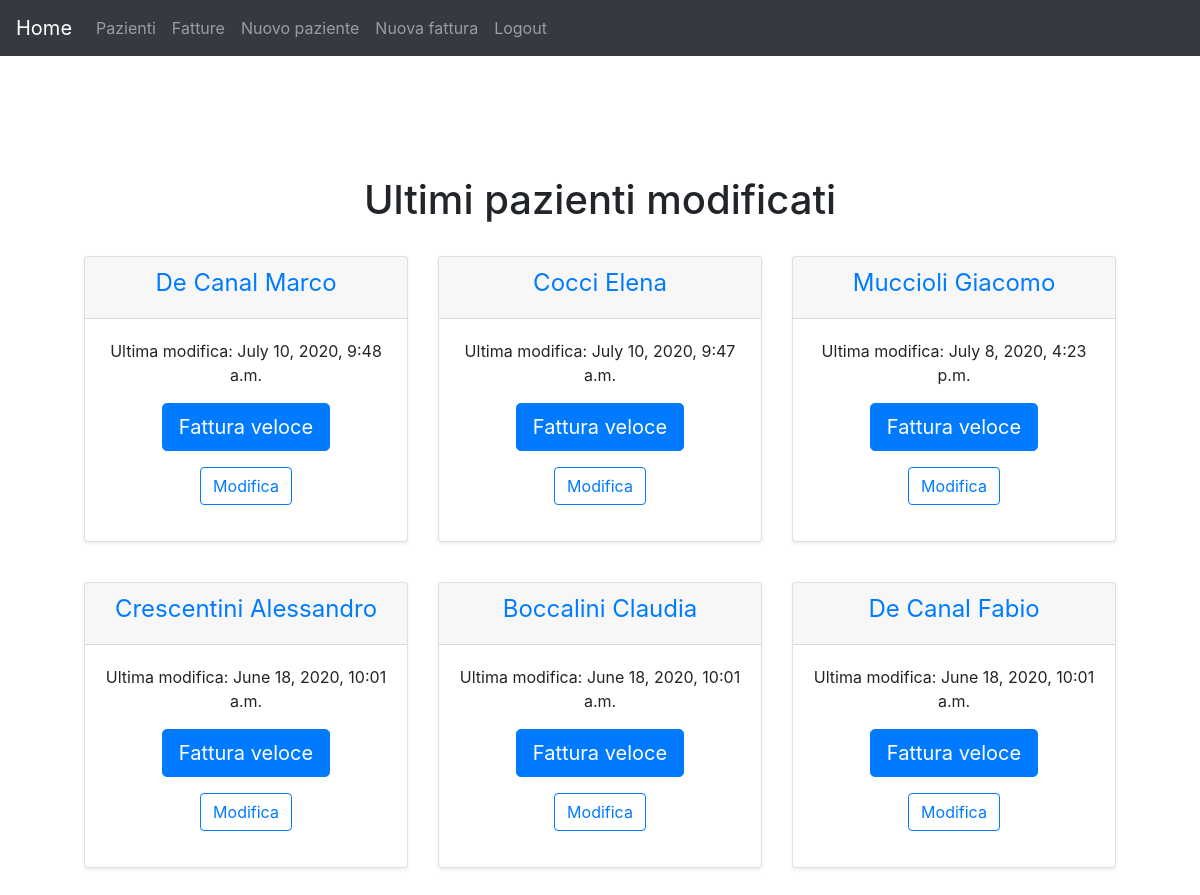
Page /gestione/ (signed in) on the earlier database version.
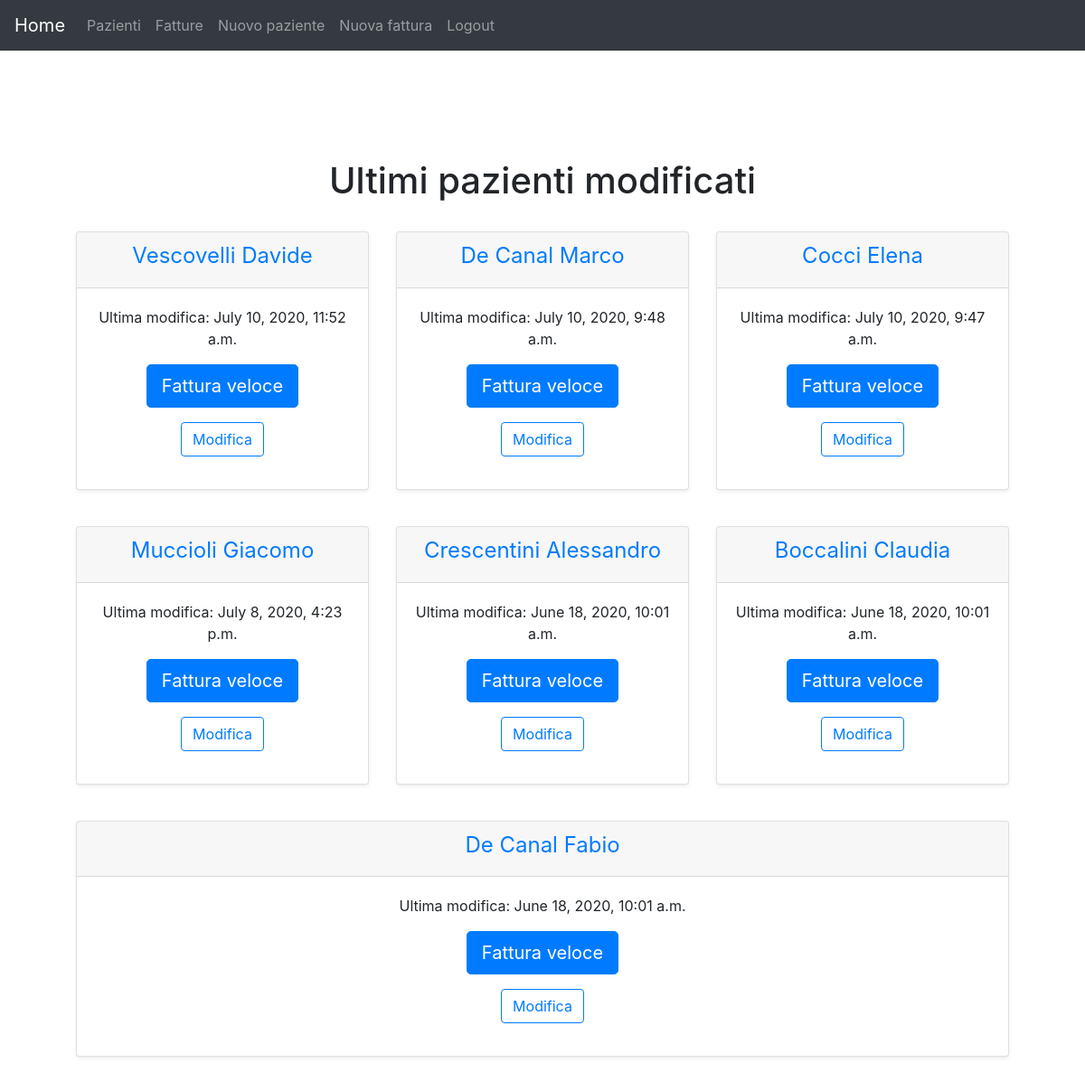
Same page on the later database version.
### gestione/models.py (models this page shows)
class Paziente(models.Model):
	cognome = models.CharField(max_length = 100, help_text = 'Cognome')
	nome = models.CharField(max_length = 100, help_text = 'Nome')
	codfisc = models.CharField("Codice fiscale", max_length = 16, help_text = 'Codice fiscale', blank = True)
	piva = models.CharField('Partita Iva', max_length = 50, help_text = 'P. Iva', blank = True)
	paese = models.CharField('Città', max_length = 100, help_text = 'Città', blank = True)
	provincia = models.CharField(max_length = 2, help_text = 'Prov.', blank = True)
	cap = models.CharField('CAP', max_length = 5, help_text = 'CAP', blank = True)
	via = models.CharField(max_length = 100, help_text = 'Via', blank = True)
	civico = models.CharField('N. civico', max_length = 30, help_text = 'N. civico', blank = True)
	telefono = models.CharField(max_length = 25, help_text = 'Telefono', blank = True)
	email = models.EmailField(help_text = 'email', blank = True)
	data_nascita  = models.DateField('Data di nascita', help_text = 'Data di nascita <em>YYYY-MM-DD</em>.', blank = True, null=True)
	paese_nascita = models.CharField('Città di nascita', max_length = 100, help_text = 'Città di nascita', blank = True)
	provincia_nascita = models.CharField('Provincia di nascita',max_length = 2, help_text = 'Prov. di nascita', blank = True)
	prezzo = models.DecimalField(help_text = 'Prezzo', max_digits = 8, decimal_places = 2, blank = True, default = 50.00)
	ultima_modifica = models.DateTimeField(help_text = 'Ultima modifica', auto_now = True)
	class Meta:
		ordering = ['cognome','nome']
	def __str__(self):
		return ' '.join([self.cognome, self.nome])
	def get_absolute_url(self):
		return reverse('dettaglio-paziente', args=[str(self.id)])

### gestione/views.py (the view)
# urls.py: path('', views.home_page, name='home'),
@login_required
@permission_required('gestione.view_paziente')
def home_page(request):
    paz = Paziente.objects.all().order_by('-ultima_modifica')[:15]
    indici = [1,4,7,10,13]
    context = {
        'num_paz': len(paz),
        'paz':paz,
        'indici':indici,
    }
    return render(request,'gestione/home.html',context)

### gestione/templates/gestione/home.html
{% extends 'generic.html' %}
{% block main-content %}
<div class="pricing-header px-3 py-3 pt-md-5 pb-md-4 mx-auto text-center">
<h1>Ultimi pazienti modificati</h1>
</div>
<div class="container">
{% for p in paz %}
{% if forloop.counter in indici %}
<div class="card-deck mb-3 text-center">
{% endif %}
    <div class="card mb-4 shadow-sm">
        <div class="card-header">
            <h4 class="font-weight-normal">
            <a href="{{p.get_absolute_url}}">
            {{p}}</a></h4>
        </div>
        <div class="card-body">
            <p>Ultima modifica: {{p.ultima_modifica}}</p>
            <p><a class="btn btn-primary btn-lg" href="{% url 'fattura-veloce' p.pk %}">Fattura veloce</a></p>
            <p><a class="btn btn-outline-primary" href="{% url 'modifica-paziente' p.pk %}">Modifica</a></p>
        </div>
    </div>
{% if forloop.counter|add:"1" in indici %}
</div>
{% endif %}
{% endfor %}
</div>
{% endblock main-content %}

Differences in the rows shown:
added Paziente: cognome+nome "Vescovelli Davide", ultima_modifica "July 10, 2020, 11:52 a.m."
